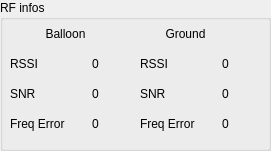
   <widget class="QGroupBox" name="groupBox">
    <property name="geometry">
     <rect>
      <x>1000</x>
      <y>330</y>
      <width>271</width>
      <height>151</height>
     </rect>
    </property>
    <property name="title">
     <string>RF infos</string>
    </property>
    <widget class="QLabel" name="latitude_label_2">
     <property name="geometry">
      <rect>
       <x>10</x>
       <y>50</y>
       <width>67</width>
       <height>27</height>
      </rect>
     </property>
     <property name="text">
      <string>RSSI</string>
     </property>
    </widget>
    <widget class="QLabel" name="latitude_label_3">
     <property name="geometry">
      <rect>
       <x>10</x>
       <y>80</y>
       <width>67</width>
       <height>27</height>
      </rect>
     </property>
     <property name="text">
      <string>SNR</string>
     </property>
    </widget>
    <widget class="QLabel" name="latitude_label_4">
     <property name="geometry">
      <rect>
       <x>10</x>
       <y>110</y>
       <width>67</width>
       <height>27</height>
      </rect>
     </property>
     <property name="text">
      <string>Freq Error</string>
     </property>
    </widget>
    <widget class="QLabel" name="rssi_bal">
     <property name="geometry">
      <rect>
       <x>70</x>
       <y>50</y>
       <width>51</width>
       <height>27</height>
      </rect>
     </property>
     <property name="text">
      <string>0</string>
     </property>
     <property name="alignment">
      <set>Qt::AlignCenter</set>
     </property>
    </widget>
    <widget class="QLabel" name="snr_bal">
     <property name="geometry">
      <rect>
       <x>70</x>
       <y>80</y>
       <width>51</width>
       <height>27</height>
      </rect>
     </property>
     <property name="text">
      <string>0</string>
     </property>
     <property name="alignment">
      <set>Qt::AlignCenter</set>
     </property>
    </widget>
    <widget class="QLabel" name="freqErr_bal">
     <property name="geometry">
      <rect>
       <x>70</x>
       <y>110</y>
       <width>51</width>
       <height>27</height>
      </rect>
     </property>
     <property name="text">
      <string>0</string>
     </property>
     <property name="alignment">
      <set>Qt::AlignCenter</set>
     </property>
    </widget>
    <widget class="QLabel" name="latitude_label_5">
     <property name="geometry">
      <rect>
       <x>140</x>
       <y>50</y>
       <width>67</width>
       <height>27</height>
      </rect>
     </property>
     <property name="text">
      <string>RSSI</string>
     </property>
    </widget>
    <widget class="QLabel" name="latitude_label_6">
     <property name="geometry">
      <rect>
       <x>140</x>
       <y>110</y>
       <width>67</width>
       <height>27</height>
      </rect>
     </property>
     <property name="text">
      <string>Freq Error</string>
     </property>
    </widget>
    <widget class="QLabel" name="freqErr_gs">
     <property name="geometry">
      <rect>
       <x>200</x>
       <y>110</y>
       <width>51</width>
       <height>27</height>
      </rect>
     </property>
     <property name="text">
      <string>0</string>
     </property>
     <property name="alignment">
      <set>Qt::AlignCenter</set>
     </property>
    </widget>
    <widget class="QLabel" name="rssi_gs">
     <property name="geometry">
      <rect>
       <x>200</x>
       <y>50</y>
       <width>51</width>
       <height>27</height>
      </rect>
     </property>
     <property name="text">
      <string>0</string>
     </property>
     <property name="alignment">
      <set>Qt::AlignCenter</set>
     </property>
    </widget>
    <widget class="QLabel" name="latitude_label_7">
     <property name="geometry">
      <rect>
       <x>140</x>
       <y>80</y>
       <width>67</width>
       <height>27</height>
      </rect>
     </property>
     <property name="text">
      <string>SNR</string>
     </property>
    </widget>
    <widget class="QLabel" name="snr_gs">
     <property name="geometry">
      <rect>
       <x>200</x>
       <y>80</y>
       <width>51</width>
       <height>27</height>
      </rect>
     </property>
     <property name="text">
      <string>0</string>
     </property>
     <property name="alignment">
      <set>Qt::AlignCenter</set>
     </property>
    </widget>
    <widget class="QLabel" name="latitude_label_8">
     <property name="geometry">
      <rect>
       <x>20</x>
       <y>20</y>
       <width>91</width>
       <height>27</height>
      </rect>
     </property>
     <property name="text">
      <string>Balloon</string>
     </property>
     <property name="alignment">
      <set>Qt::AlignCenter</set>
     </property>
    </widget>
    <widget class="QLabel" name="latitude_label_9">
     <property name="geometry">
      <rect>
       <x>140</x>
       <y>20</y>
       <width>91</width>
       <height>27</height>
      </rect>
     </property>
     <property name="text">
      <string>Ground</string>
     </property>
     <property name="alignment">
      <set>Qt::AlignCenter</set>
     </property>
    </widget>
   </widget>
